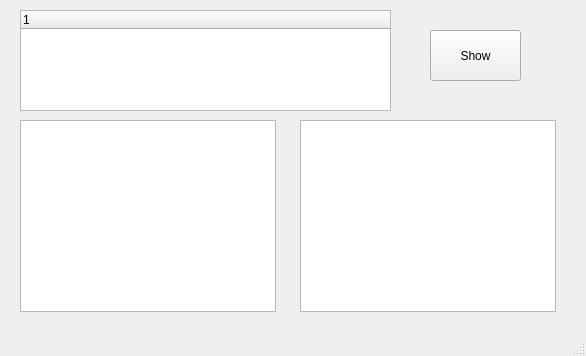
<?xml version="1.0" encoding="UTF-8"?>
<ui version="4.0">
 <class>MainWindow</class>
 <widget class="QMainWindow" name="MainWindow">
  <property name="geometry">
   <rect>
    <x>0</x>
    <y>0</y>
    <width>586</width>
    <height>356</height>
   </rect>
  </property>
  <property name="windowTitle">
   <string>MainWindow</string>
  </property>
  <widget class="QWidget" name="centralwidget">
   <widget class="QTreeWidget" name="treeWidget">
    <property name="geometry">
     <rect>
      <x>20</x>
      <y>10</y>
      <width>371</width>
      <height>101</height>
     </rect>
    </property>
    <column>
     <property name="text">
      <string notr="true">1</string>
     </property>
    </column>
   </widget>
   <widget class="QTableWidget" name="tableWidget">
    <property name="geometry">
     <rect>
      <x>20</x>
      <y>120</y>
      <width>256</width>
      <height>192</height>
     </rect>
    </property>
   </widget>
   <widget class="QListWidget" name="listWidget">
    <property name="geometry">
     <rect>
      <x>300</x>
      <y>120</y>
      <width>256</width>
      <height>192</height>
     </rect>
    </property>
   </widget>
   <widget class="QPushButton" name="pushButton">
    <property name="geometry">
     <rect>
      <x>430</x>
      <y>30</y>
      <width>91</width>
      <height>51</height>
     </rect>
    </property>
    <property name="text">
     <string>Show</string>
    </property>
   </widget>
  </widget>
  <widget class="QMenuBar" name="menubar">
   <property name="geometry">
    <rect>
     <x>0</x>
     <y>0</y>
     <width>586</width>
     <height>21</height>
    </rect>
   </property>
  </widget>
  <widget class="QStatusBar" name="statusbar"/>
 </widget>
 <resources/>
 <connections/>
</ui>
